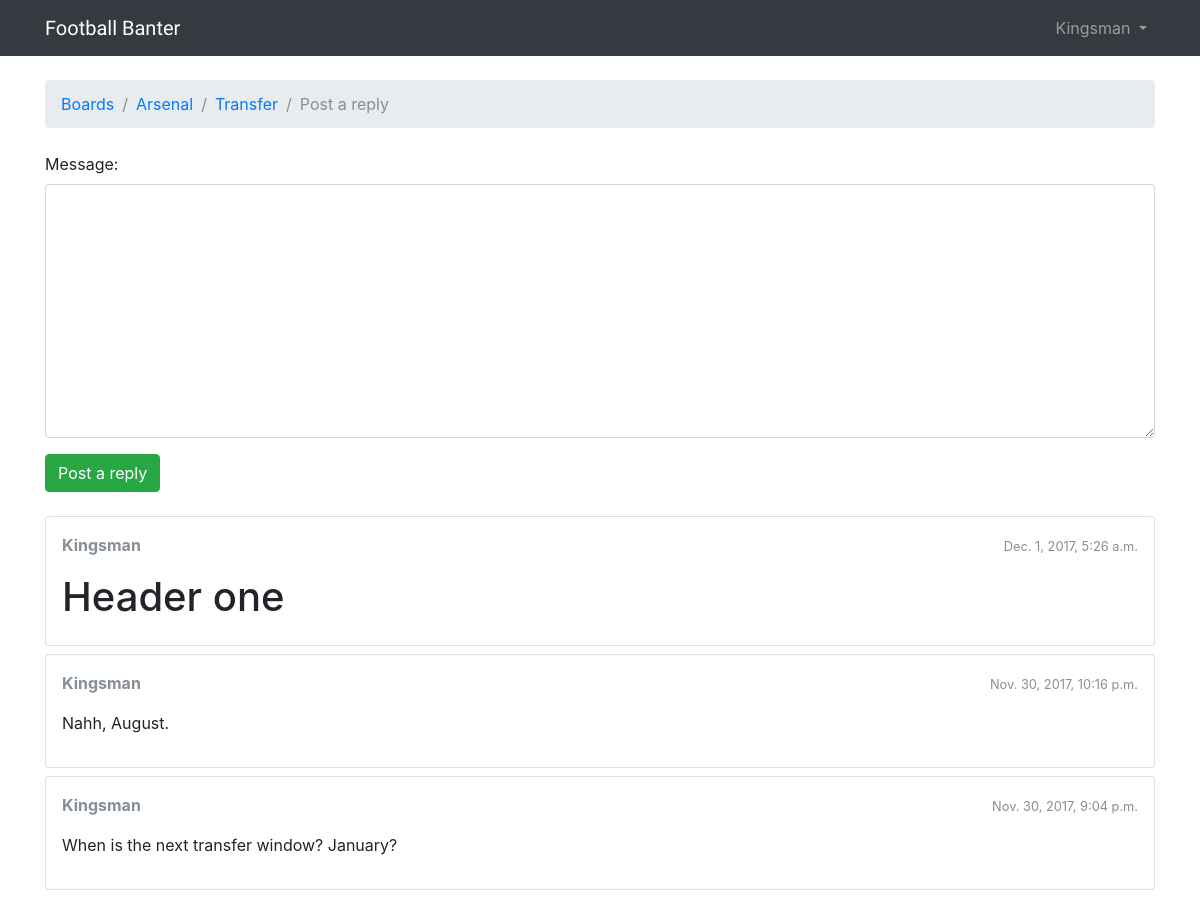
The app's page /boards/1/topics/2/reply/ (signed in) with its own data.
### boards/models.py (models this page shows, shortened)
class Topic(models.Model):
    subject = models.CharField(max_length=255)
    last_updated = models.DateTimeField(auto_now_add=True)
    board = models.ForeignKey(Board, related_name='topics')
    starter = models.ForeignKey(User, related_name='topics')
    views = models.PositiveIntegerField(default=0)
    def get_last_ten_posts(self):
        return self.posts.order_by('-created_at')[:10]

class Board(models.Model):
    name = models.CharField(max_length=30, unique=True)
    description = models.CharField(max_length=100)

class Post(models.Model):
    message = models.TextField(max_length=4000)
    topic = models.ForeignKey(Topic, related_name='posts')
    created_at = models.DateTimeField(auto_now_add=True)
    updated_at = models.DateTimeField(null=True)
    created_by = models.ForeignKey(User, null=True, related_name='posts')
    updated_by = models.ForeignKey(User, null=True, related_name='+')
    def get_message_as_markdown(self):
        return mark_safe(markdown(self.message, safe_mode='escape'))

### boards/views.py (the view)
# urls.py: url(r'^boards/(?P<pk>\d+)/topics/(?P<topic_pk>\d+)/reply/$', views.reply_topic, name='reply_topic'),
@login_required
def reply_topic(request, pk, topic_pk):
    topic = get_object_or_404(Topic, board__pk=pk, pk=topic_pk)
    if request.method == 'POST':
        form = PostForm(request.POST)
        if form.is_valid():
            post = form.save(commit=False)
            post.topic = topic
            post.created_by = request.user
            post.save()
            topic.last_updated = timezone.now()
            topic.save()
            topic_url = reverse('topic_posts', kwargs={'pk': pk, 'topic_pk': topic_pk})
            topic_post_url = '{url}?page={page}#{id}'.format(
                url=topic_url,
                id=post.pk,
                page=topic.get_page_count()
            )
            return redirect('topic_posts', pk=pk, topic_pk=topic_pk)
    else:
        form = PostForm()
    return render(request, 'reply_topic.html', {'topic': topic, 'form':form})

### boards/forms.py
class PostForm(forms.ModelForm):
    class Meta:
        model = Post
        fields = ['message', ]

### boards/templatetags/form_tags.py (called while the page is built)
@register.filter
def input_class(bound_field):
    css_class = ''
    if bound_field.form.is_bound:
        if bound_field.errors:
            css_class = 'is-invalid'
        elif field_type(bound_field) != 'PasswordInput':
            css_class = 'is-valid'
    return 'form-control {}'.format(css_class)

### templates/reply_topic.html (shortened to what this page needs)
{% extends 'base.html' %}
{% load static %}
{% block breadcrumb %}
  <li class="breadcrumb-item"><a href="{% url 'home' %}">Boards</a></li>
  <li class="breadcrumb-item"><a href="{% url 'board_topics' topic.board.pk %}">{{ topic.board.name }}</a></li>
  <li class="breadcrumb-item"><a href="{% url 'topic_posts' topic.board.pk topic.pk %}">{{ topic.subject }}</a></li>
  <li class="breadcrumb-item active">Post a reply</li>
{% endblock %}
{% block content %}
  <form method="post" class="mb-4" novalidate>
    {% include 'includes/form.html' %}
    <button type="submit" class="btn btn-success">Post a reply</button>
  </form>
  {% for post in topic.get_last_ten_posts %}
    <div class="card mb-2">
      <div class="card-body p-3">
        <div class="row mb-3">
          <div class="col-6">
            <strong class="text-muted">{{ post.created_by.username }}</strong>
          </div>
          <div class="col-6 text-right">
            <small class="text-muted">{{ post.created_at }}</small>
          </div>
        </div>
        {{ post.get_message_as_markdown }}
      </div>
    </div>
  {% endfor %}
{% endblock %}

### templates/base.html (shortened to what this page needs)
{% load static %}
<!DOCTYPE html>
<html>
  <head>
    <link rel="stylesheet" href="{% static 'css/bootstrap.min.css' %}">
    <link rel="stylesheet" href="{% static 'css/app.css' %}">
  </head>
  <body>
    {% block body %}
    <nav class="navbar navbar-expand-sm navbar-dark bg-dark">
      <div class="container">
        <a class="navbar-brand" href="{% url 'home' %}">Football Banter</a>
      <div class="collapse navbar-collapse" id="mainMenu">
        {% if user.is_authenticated %}
          <ul class="navbar-nav ml-auto">
            <li class="nav-item dropdown">
              <a class="nav-link dropdown-toggle" href="#" id="userMenu" data-toggle="dropdown" aria-haspopup="true" aria-expanded="false">
                {{ user.username }}
              </a>
            </li>
          </ul>
        {% else %}
          <form class="form_inline ml-auto">
            <a href="{% url 'login' %}" class="btn btn-outline-secondary">Log in </a>
            <a href="{% url 'signup' %}" class="btn btn-primary ml-2">Sign up</a>
          </form>
        {% endif %}
        </div>
        </div>
      </nav>
    <div class="container">
      <ol class="breadcrumb my-4">
        {% block breadcrumb %}
        {% endblock %}
      </ol>
      {% block content %}
      {% endblock %}
    </div>
    {% endblock body %}
  </body>
</html>

### static/css/app.css (style rules this page uses)
.navbar-brand { font-family: 'Berkshire Swash', cursive; }

### records on screen
Topic: board.name "Arsenal", subject "Transfer"
Post: created_by.username "Kingsman", created_at "Dec. 1, 2017, 5:26 a.m.", get_message_as_markdown "Header one"
Post: created_by.username "Kingsman", created_at "Nov. 30, 2017, 10:16 p.m.", get_message_as_markdown "Nahh, August."
Post: created_by.username "Kingsman", created_at "Nov. 30, 2017, 9:04 p.m.", get_message_as_markdown "When is the next transfer window? January?"

### other values on screen
{{ user.username }} "Kingsman"
{{ field.label_tag }} "Message:"
